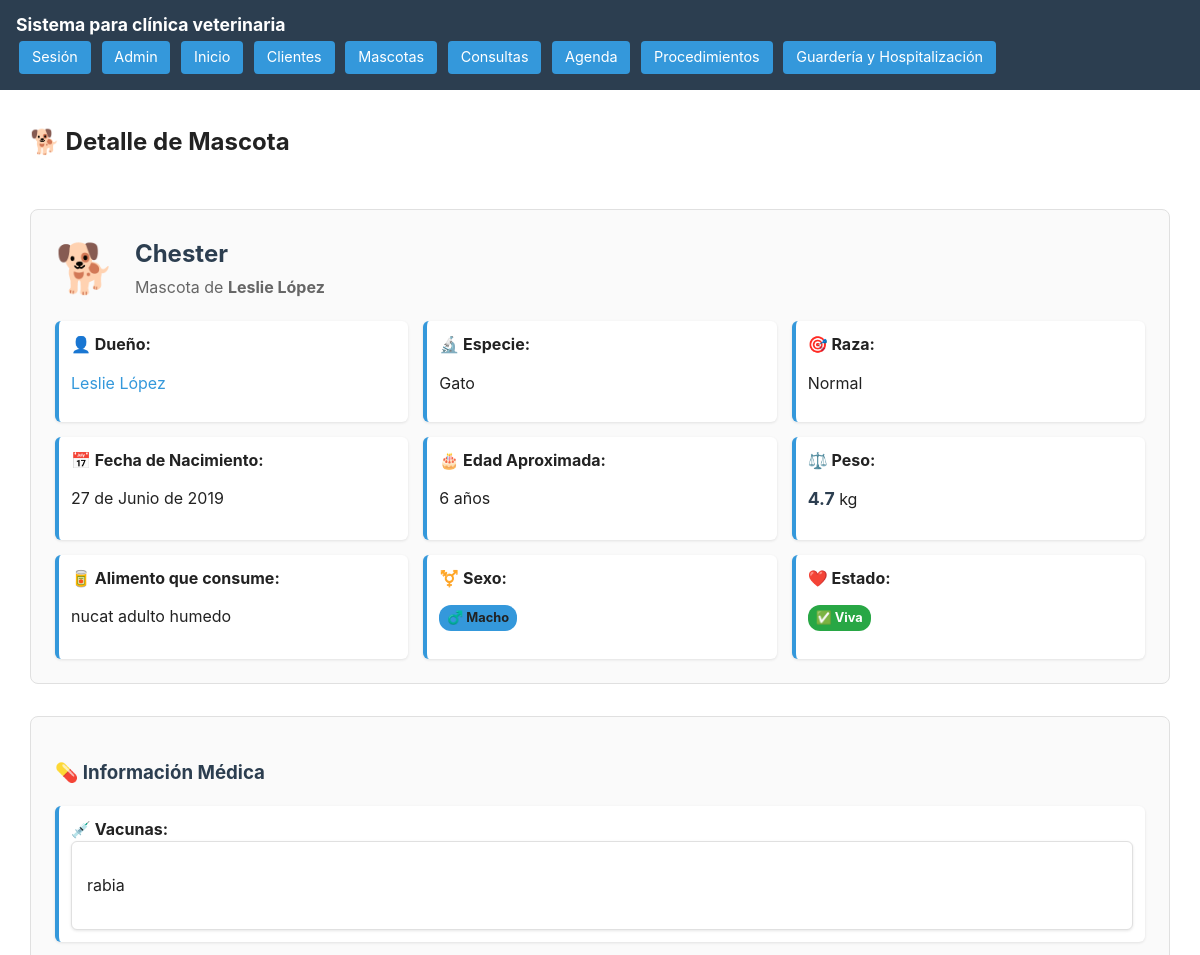
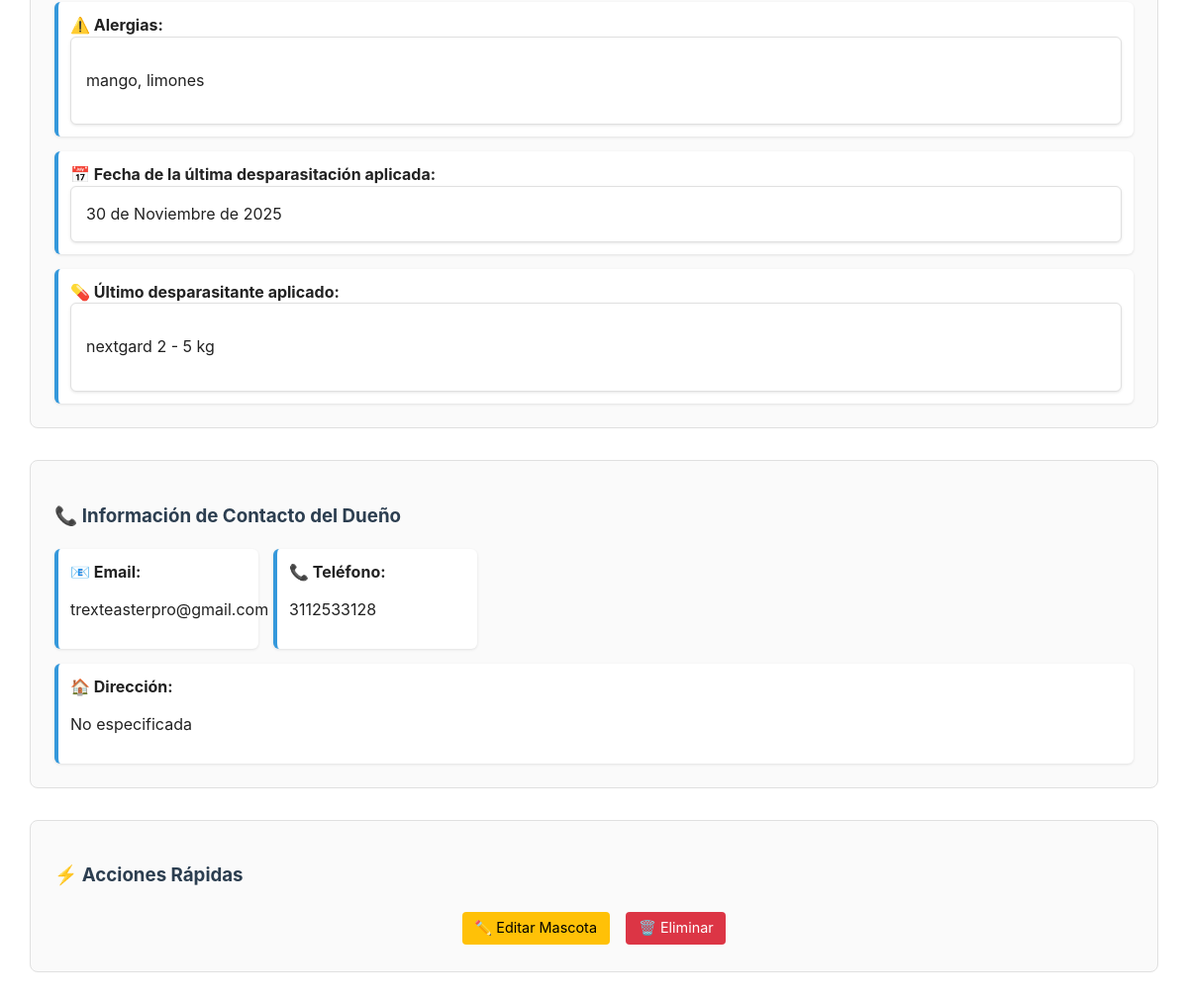
/mascota/1/ (signed in), run on the app's committed database (2 pictures, top to bottom).
### ClientesMascotas/models.py (models this page shows)
class Mascotas(models.Model):
    SEXOS = [
        ('macho', 'macho'),
        ('hembra', 'hembra'),
    ]
    cliente = models.ForeignKey(Clientes, on_delete=models.CASCADE)
    nombre = models.CharField(max_length=255)
    especie = models.CharField(max_length=255)
    raza = models.CharField(max_length=255)
    fechaNacimiento = models.DateField()
    peso = models.FloatField()
    vacunas = models.TextField(blank=True)
    ultimaDesparasitacion = models.DateField(blank= True, null=True)
    ultimoDesparasitante = models.TextField(blank=True)
    alergias = models.TextField(blank=True)
    vive = models.BooleanField(default=True)
    sexo = models.CharField(
        max_length=20,
        choices=SEXOS,
        default='macho'  # puedes poner un valor por defecto si quieres
    )
    alimento = models.TextField(blank = True)

class Clientes(models.Model):
    nombre = models.CharField(max_length=255)
    email = models.EmailField(unique=True, blank = True)
    telefono = models.CharField(max_length=20, unique = True)
    direccion = models.TextField(blank=True)

### ClientesMascotas/views.py (the view)
# urls.py: path('mascota/<int:mascota_id>/', views.detalle_mascota, name='detalle_mascota'),
@login_required
def detalle_mascota(request, mascota_id):
    mascota = get_object_or_404(Mascotas, id=mascota_id)
    from datetime import date
    hoy = date.today()
    edad = hoy.year - mascota.fechaNacimiento.year - (
        (hoy.month, hoy.day) < (mascota.fechaNacimiento.month, mascota.fechaNacimiento.day)
    )
    context = {
        'mascota': mascota,
        'edad': edad,
    }
    return render(request, 'clientesMascotas/Mascotas/DetalleMascota.html', context)

### templates/clientesMascotas/Mascotas/DetalleMascota.html (shortened to what this page needs)
{% extends 'base.html' %}
{% load static %}
{% block content %}
<section class="container">
    <div class="header-actions">
        <h2>🐕 Detalle de Mascota</h2>
    </div>
    <div class="form-section">
        <div style="display: flex; align-items: center; gap: 20px; margin-bottom: 20px;">
            <div style="font-size: 3em;">🐕</div>
            <div>
                <h1 style="color: var(--brand-bg); margin: 0 0 5px 0;">{{ mascota.nombre }}</h1>
                <p style="margin: 0; color: #666;">Mascota de <strong>{{ mascota.cliente.nombre }}</strong></p>
            </div>
        </div>
        <div class="info-grid">
            <div class="info-item">
                <strong>👤 Dueño:</strong>
                <p>
                    <a href="{% url 'detalle_cliente' mascota.cliente.id %}" style="color: var(--btn-bg); text-decoration: none;">
                        {{ mascota.cliente.nombre }}
                    </a>
                </p>
            </div>
            <div class="info-item">
                <strong>🔬 Especie:</strong>
                <p>{{ mascota.especie|default:"No especificada" }}</p>
            </div>
            <div class="info-item">
                <strong>🎯 Raza:</strong>
                <p>{{ mascota.raza|default:"No especificada" }}</p>
            </div>
            <div class="info-item">
                <strong>📅 Fecha de Nacimiento:</strong>
                <p>{{ mascota.fechaNacimiento }}</p>
            </div>
            <div class="info-item">
                <strong>🎂 Edad Aproximada:</strong>
                <p>{{ edad }} años</p>
            </div>
            <div class="info-item">
                <strong>⚖️ Peso:</strong>
                <p><span class="weight-value">{{ mascota.peso|default:"0" }}</span> kg</p>
            </div>
            <div class="info-item">
                <strong>🥫 Alimento que consume:</strong>
                <p>{{ mascota.alimento|default:"No especificado" }}</p>
            </div>
            <div class="info-item">
                <strong>⚧️ Sexo:</strong>
                <p>
                    {% if mascota.sexo == 'macho' %}
                        <span class="badge" style="background: #3498db;">♂️ Macho</span>
                    {% else %}
                        <span class="badge" style="background: #e84393;">♀️ Hembra</span>
                    {% endif %}
                </p>
            </div>
            <div class="info-item">
                <strong>❤️ Estado:</strong>
                <p>
                    {% if mascota.vive %}
                        <span class="badge badge-success">✅ Viva</span>
                    {% else %}
                        <span class="badge badge-danger">❌ Fallecida</span>
                    {% endif %}
                </p>
            </div>
        </div>
    </div>
    <div class="form-section">
        <h3 style="color: var(--brand-bg); margin-bottom: 20px;">💊 Información Médica</h3>
        <div class="info-grid">
            <div class="info-item full-width">
                <strong>💉 Vacunas:</strong>
                <div class="content-box">
                    {{ mascota.vacunas|default:"No se han registrado vacunas."|linebreaks }}
                </div>
            </div>
            <div class="info-item full-width">
                <strong>⚠️ Alergias:</strong>
                <div class="content-box">
                    {{ mascota.alergias|default:"No se han registrado alergias."|linebreaks }}
                </div>
            </div>
            <div class="info-item full-width">
                <strong>📅 Fecha de la última desparasitación aplicada:</strong>
                <div class="content-box">
                    {{ mascota.ultimaDesparasitacion|default:"No se ha desparasitado." }}
                </div>
            </div>
            <div class="info-item full-width">
                <strong>💊 Último desparasitante aplicado:</strong>
                <div class="content-box">
                    {{ mascota.ultimoDesparasitante|default:"No se ha desparasitado."|linebreaks }}
                </div>
            </div>
        </div>
    </div>
    <div class="form-section">
        <h3 style="color: var(--brand-bg); margin-bottom: 20px;">📞 Información de Contacto del Dueño</h3>
        <div class="info-grid compact">
            <div class="info-item">
                <strong>📧 Email:</strong>
                <p>{{ mascota.cliente.email|default:"No especificado" }}</p>
            </div>
            <div class="info-item">
                <strong>📞 Teléfono:</strong>
                <p>{{ mascota.cliente.telefono|default:"No especificado" }}</p>
            </div>
            <div class="info-item full-width">
                <strong>🏠 Dirección:</strong>
                <p>{{ mascota.cliente.direccion|default:"No especificada"|linebreaks }}</p>
            </div>
        </div>
    </div>
    <div class="form-section">
        <h3 style="color: var(--brand-bg); margin-bottom: 20px;">⚡ Acciones Rápidas</h3>
        <div class="action-buttons" style="justify-content: center;">
            <a href="{% url 'editar_mascota' mascota.id %}" class="btn-home" style="background: #ffc107; color: black;">
                ✏️ Editar Mascota
            </a>
            <a href="{% url 'borrar_mascota' mascota.id %}"
               class="btn-home"
               style="background: #dc3545;"
               onclick="return confirm('¿Estás seguro de que quieres eliminar a {{ mascota.nombre }}?');">
                🗑️ Eliminar
            </a>
        </div>
    </div>
</section>
{% endblock %}

### static/styles/main.css (style rules this page uses)
:root { --brand-bg: #2c3e50; --btn-bg: #3498db; --btn-bg-hover: #2980b9; --text-on-brand: #ffffff; --btn-agr: #14890c; --btn-agr-hover: #0fda15; --btn-regresar: #e67e22; --btn-regresar-hover: #a85904; --form-bg: #fafafa; --form-border: #e0e0e0; --error-color: #d9534f; --success-color: #28a745; }
body { margin: 0; font-family: -apple-system, BlinkMacSystemFont, 'Segoe UI', Roboto, 'Helvetica Neue', Arial; line-height: 1.4; color: #222; }
.btn-home, .btn-agregar, .btn-regresar { display: inline-block; padding: 0.4rem 0.8rem; color: white; text-decoration: none; border-radius: 4px; margin: 0.2rem; border: none; cursor: pointer; font-size: 0.9rem; }
.btn-home { background: var(--btn-bg); }
.form-section { margin-bottom: 2rem; padding: 1.5rem; border: 1px solid var(--form-border); border-radius: 8px; background: var(--form-bg); }
.full-width { grid-column: 1 / -1; }
.weight-value { font-weight: bold; color: var(--brand-bg); }
.header-actions { display: flex; justify-content: space-between; align-items: center; margin-bottom: 30px; flex-wrap: wrap; gap: 15px; }
.action-buttons { display: flex; gap: 10px; flex-wrap: wrap; }
.info-grid { display: grid; grid-template-columns: repeat(auto-fit, minmax(300px, 1fr)); gap: 15px; margin-top: 15px; }
.info-grid.compact { grid-template-columns: repeat(auto-fit, minmax(200px, 1fr)); }
.info-item { padding: 12px; background: white; border-radius: 6px; border-left: 4px solid var(--btn-bg); box-shadow: 0 1px 3px rgba(0,0,0,0.1); }
.info-item.full-width { grid-column: 1 / -1; }
.content-box { background: white; padding: 15px; border-radius: 6px; border: 1px solid var(--form-border); line-height: 1.6; box-shadow: 0 1px 3px rgba(0,0,0,0.1); }
.badge { display: inline-block; padding: 4px 8px; border-radius: 12px; font-size: 0.8rem; font-weight: bold; }
.badge-success { background: var(--success-color); color: white; }
.container { padding: 1rem; max-width: 100%; margin: 0 auto; }
@media (min-width: 1200px) { .container { max-width: 1140px; } }

### templates/clientesMascotas/Mascotas/DetalleMascota.html (style rules this page uses)
.weight-value { font-weight: bold; color: var(--brand-bg); font-size: 1.1em; }

### data on the page
Mascotas: nombre "Chester", cliente.nombre "Leslie López", especie "Gato", raza "Normal", fechaNacimiento "27 de Junio de 2019", peso "4.7", alimento "nucat adulto humedo", vacunas "rabia", alergias "mango, limones", ultimaDesparasitacion "30 de Noviembre de 2025", ultimoDesparasitante "nextgard 2 - 5 kg", cliente.email "trexteasterpro@gmail.com", cliente.telefono "3112533128", cliente.direccion "No especificada"
